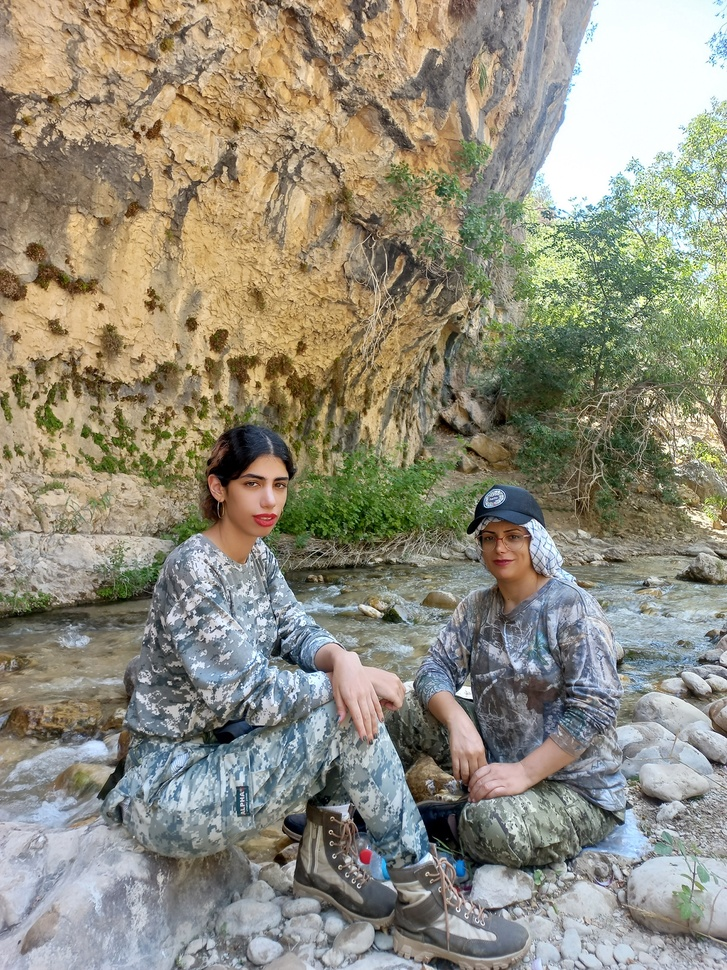
#> input picture BeautyPlus_20230713143303398_save.jpg, 727 x 970 px, shrunk from 1440 x 1920 before the run
$ jupyter execute face_detect_pro.ipynb
#> lines starting #> are read from the running program, lines starting #| are printed output that depends on the picture; after the words box and inside, x2 and y2 are one past the last pixel; in counts of white or black regions, pixels touching at a corner belong together
[cell 1]
import cv2
import matplotlib.pyplot as plt

face_cascade = cv2.CascadeClassifier(cv2.data.haarcascades +'haarcascade_frontalface_default.xml')

cv2.CascadeClassifier
image= cv2.imread("BeautyPlus_20230713143303398_save.jpg")
#> image is the input picture: shape (970, 727, 3); mean B, G, R 124.7, 141.1, 145.3
gray= cv2.cvtColor(image, cv2.COLOR_BGR2GRAY)
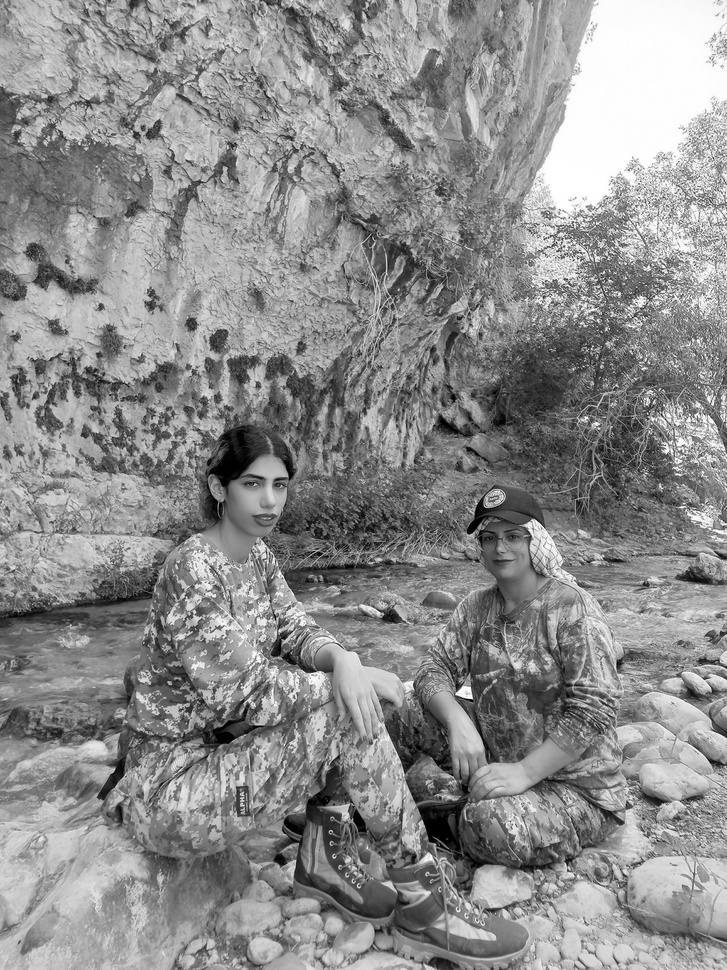
#> gray: shape (970, 727); min 0, max 255, mean 140.5

faces = face_cascade.detectMultiScale(gray, scaleFactor=1.1 , minNeighbors=20 , minSize=(30,30))
#> faces = [[234, 458, 67, 67]]
for (x,y,w,h) in faces :
    cv2.rectangle(image, (x,y), (x+w, y+h), (255,0,0), 2)
#> this loop made 1 pass
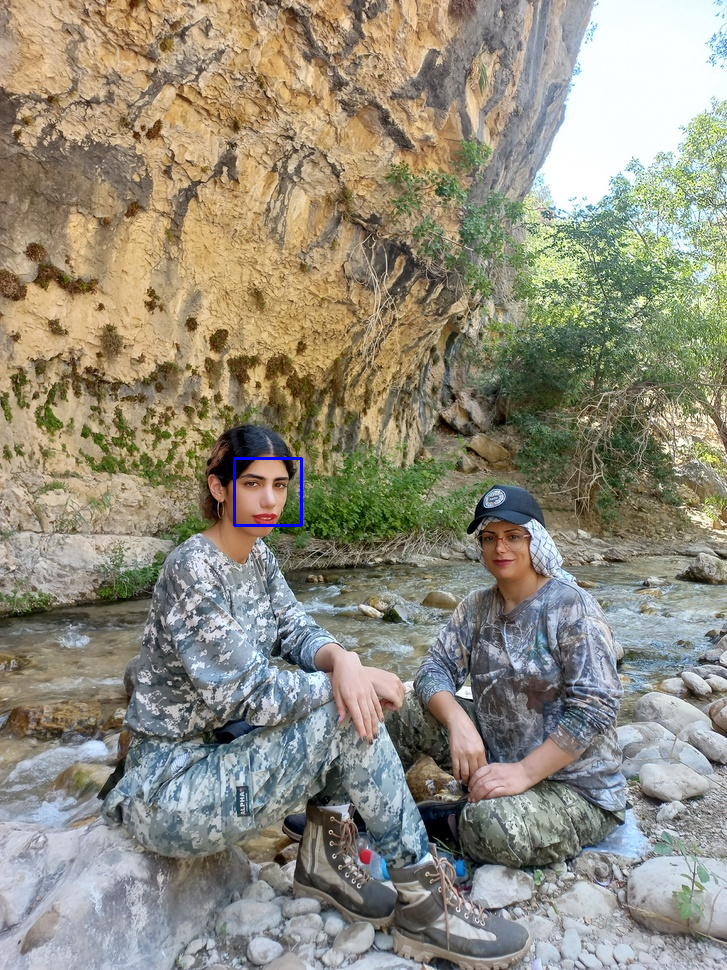
#> image: shape (970, 727, 3); 0.11% of pixels changed, all inside (x1, y1, x2, y2) = (233, 457, 303, 527)

plt.imshow(cv2.cvtColor(image, cv2.COLOR_BGR2RGB))
plt.axis("off")
plt.show()
